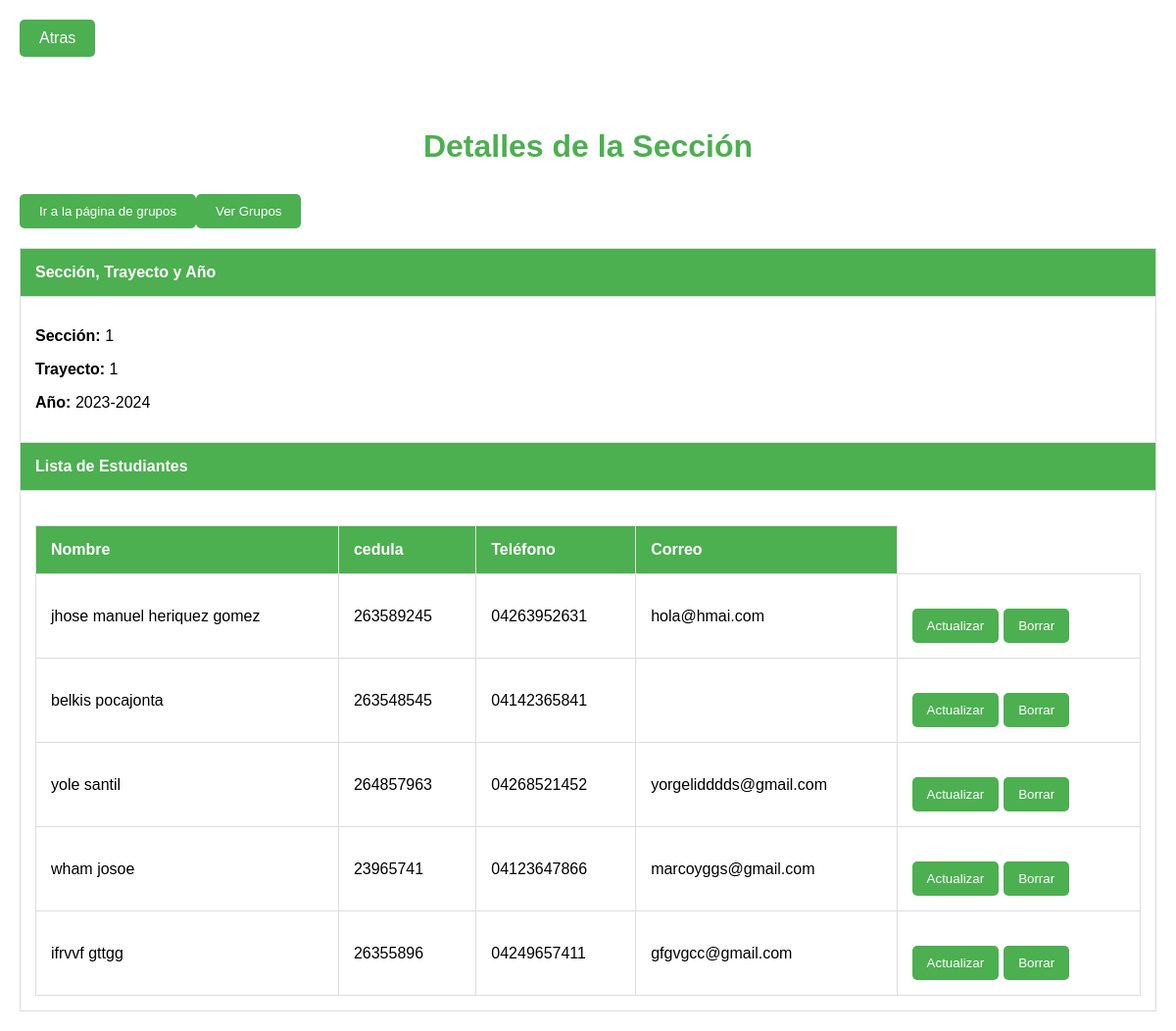
Screenshot of /detalles.php?id=14 (signed in) with the database file from the repository.
### tables this page shows
CREATE TABLE `estudiantes` (
  `id` int(11) NOT NULL,
  `nombre` varchar(255) DEFAULT NULL,
  `cedula` int(100) NOT NULL,
  `telefono` varchar(20) DEFAULT NULL,
  `correo` varchar(255) DEFAULT NULL,
  `seccion` varchar(10) DEFAULT NULL,
  `periodo` varchar(10) DEFAULT NULL,
  `trayecto` varchar(10) DEFAULT NULL
);

### detalles.php (the view, shortened to what this page needs)
<!DOCTYPE html>
<html lang="es">
<head>
</head>
<body>
  <div class="top-menu">
       <a href="busqueda.php">
  <button class="button">Atras</button>
</a>
    </div>
<br>
<br>
<br>
<br>
<br>
<?php
include 'conexion.php';
if (isset($_GET['id']) && is_numeric($_GET['id'])) {
    $projectId = $_GET['id'];
    $sql = "SELECT * FROM estudiantes WHERE id = $projectId";
    $result = $conn->query($sql);
    if ($result) {
        if ($result->num_rows > 0) {
            $row = $result->fetch_assoc();
            $projectPeriod = isset($row['periodo']) ? $row['periodo'] : 'Sin periodo';
            $projectSection = isset($row['seccion']) ? $row['seccion'] : 'Sin sección';
            $projectPath = isset($row['trayecto']) ? $row['trayecto'] : 'Sin trayecto';
            echo '<h1>Detalles de la Sección</h1>';
            echo '<table>';
            echo '<tr>';
            echo '<th>Sección, Trayecto y Año</th>';
            echo '</tr>';
            echo '<tr>';
            echo '<td>';
            echo '<p><strong>Sección:</strong> ' . $projectSection . '</p>';
            echo '<p><strong>Trayecto:</strong> ' . $projectPath . '</p>';
            echo '<p><strong>Año:</strong> ' . $projectPeriod . '</p>';
            echo '</td>';
            echo '<form method="post" action="grupos.php">';
            echo '<button type="submit">Ir a la página de grupos</button>';
            echo '</form>';
echo '<form method="get" action="leer_grupos.php">';
echo '<button type="submit">Ver Grupos</button>';
echo '</form>';
            $studentsQuery = "SELECT id, nombre, cedula, telefono, correo FROM estudiantes WHERE periodo = '$projectPeriod' AND seccion = '$projectSection' AND trayecto = '$projectPath'";
            $studentsResult = $conn->query($studentsQuery);
            if ($studentsResult) {
                if ($studentsResult->num_rows > 0) {
                    echo '<tr>';
                    echo '<th>Lista de Estudiantes</th>';
                    echo '</tr>';
                    echo '<tr>';
                    echo '<td>';
                    echo '<table>';
                    echo '<tr>';
                    echo '<th>Nombre</th>';
                    echo '<th>cedula</th>';
                    echo '<th>Teléfono</th>';
                    echo '<th>Correo</th>';
                    echo '</tr>';
                    while ($student = $studentsResult->fetch_assoc()) {
                        echo '<tr>';
                        echo '<td>' . $student['nombre'] . '</td>';
                        echo '<td>' . $student['cedula'] . '</td>';
                        echo '<td>' . $student['telefono'] . '</td>';
                        echo '<td>' . $student['correo'] . '</td>';
                        echo '<td class="acciones">';
                        echo '<form method="POST" action="' . htmlspecialchars($_SERVER["PHP_SELF"]) . '">';
                        echo '<button type="submit" name="accion" value="actualizar">Actualizar</button>';
                        echo '</form>';
                        echo '<form method="POST" action="' . htmlspecialchars($_SERVER["PHP_SELF"]) . '">';
                        echo '<button type="submit" name="accion" value="borrar">Borrar</button>';
                        echo '</form>';
                        echo '</td>';
                        echo '</tr>';
                    }
                    echo '</table>';
                    echo '</td>';
                    echo '</tr>';
                } else {
                    echo '<td>No hay estudiantes registrados para esta sección.</td>';
                }
            } else {
                echo '<td>Error en la consulta de estudiantes: ' . $conn->error . '</td>';
            }
            echo '</tr>';
            echo '</table>';
        } else {
            echo '<p>No se encontró información para el ID proporcionado.</p>';
        }
    } else {
        echo '<p>Error en la consulta de detalles de la sección: ' . $conn->error . '</p>';
    }
} else {
    echo '<p>Parámetro de ID no válido.</p>';
}
?>
</body>
</html>

### detalles.php (style rules this page uses)
body { font-family: 'Arial', sans-serif; margin: 0; padding: 20px; background-color: #ffffff; }
h1 { text-align: center; color: #4caf50; margin-bottom: 30px; }
table { width: 100%; border-collapse: collapse; margin-top: 20px; }
th, td { border: 1px solid #ddd; padding: 15px; text-align: left; }
th { background-color: #4caf50; color: #fff; }
.acciones form { display: inline-block; margin-right: 5px; }
.acciones form button { background-color: #4caf50; color: #fff; border: none; padding: 10px 15px; border-radius: 5px; cursor: pointer; }
.top-menu { position: fixed; top: 0; left: 0; right: 0; display: flex; justify-content: space-between; width: 100%; padding: 20px; box-sizing: border-box; background-color: #ffffff; z-index: 1000; }
.top-menu .button { background-color: #4caf50; color: #ffffff; padding: 10px 20px; border: none; cursor: pointer; font-size: 16px; border-radius: 5px; }
form { text-align: center; margin-top: 20px; }
button[type="submit"] { padding: 10px 20px; background-color: #4caf50; color: #ffffff; border: none; cursor: pointer; border-radius: 5px; }

### rows the page displays
estudiantes: seccion "1", trayecto "1", periodo "2023-2024", nombre "jhose manuel heriquez gomez", cedula "263589245", telefono "04263952631", correo "hola@hmai.com"
estudiantes: nombre "belkis pocajonta", cedula "263548545", telefono "04142365841"
estudiantes: nombre "yole santil", cedula "264857963", telefono "04268521452", correo "yorgelidddds@gmail.com"
estudiantes: nombre "wham josoe", cedula "23965741", telefono "04123647866", correo "marcoyggs@gmail.com"
estudiantes: nombre "ifrvvf gttgg", cedula "26355896", telefono "04249657411", correo "gfgvgcc@gmail.com"
